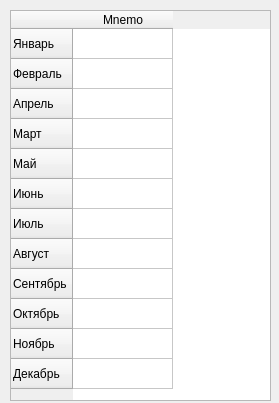
<?xml version="1.0" encoding="UTF-8"?>
<ui version="4.0">
 <class>Months</class>
 <widget class="QWidget" name="Months">
  <property name="geometry">
   <rect>
    <x>0</x>
    <y>0</y>
    <width>279</width>
    <height>403</height>
   </rect>
  </property>
  <property name="windowTitle">
   <string>Months</string>
  </property>
  <widget class="QTableWidget" name="tblMonth">
   <property name="geometry">
    <rect>
     <x>10</x>
     <y>10</y>
     <width>261</width>
     <height>391</height>
    </rect>
   </property>
   <row>
    <property name="text">
     <string>Январь</string>
    </property>
   </row>
   <row>
    <property name="text">
     <string>Февраль</string>
    </property>
   </row>
   <row>
    <property name="text">
     <string>Апрель</string>
    </property>
   </row>
   <row>
    <property name="text">
     <string>Март</string>
    </property>
   </row>
   <row>
    <property name="text">
     <string>Май</string>
    </property>
   </row>
   <row>
    <property name="text">
     <string>Июнь</string>
    </property>
   </row>
   <row>
    <property name="text">
     <string>Июль</string>
    </property>
   </row>
   <row>
    <property name="text">
     <string>Август</string>
    </property>
   </row>
   <row>
    <property name="text">
     <string>Сентябрь</string>
    </property>
   </row>
   <row>
    <property name="text">
     <string>Октябрь</string>
    </property>
   </row>
   <row>
    <property name="text">
     <string>Ноябрь</string>
    </property>
   </row>
   <row>
    <property name="text">
     <string>Декабрь</string>
    </property>
   </row>
   <column>
    <property name="text">
     <string>Mnemo</string>
    </property>
    <property name="textAlignment">
     <set>AlignHCenter|AlignVCenter|AlignCenter</set>
    </property>
   </column>
  </widget>
 </widget>
 <resources/>
 <connections/>
</ui>
